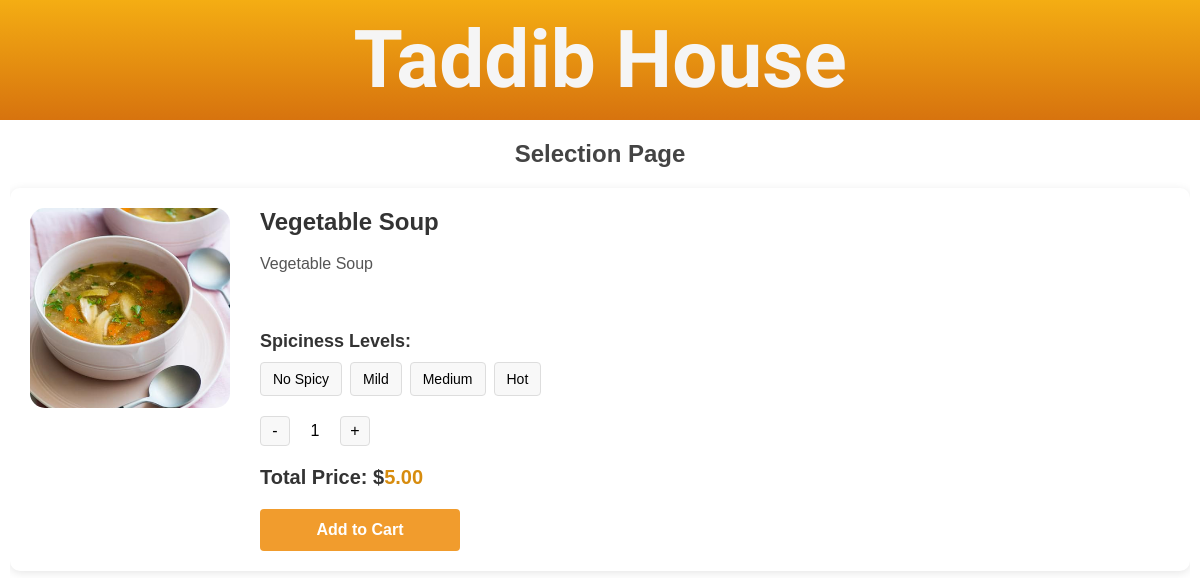
Before: /table/1/item/1 with the older database file.
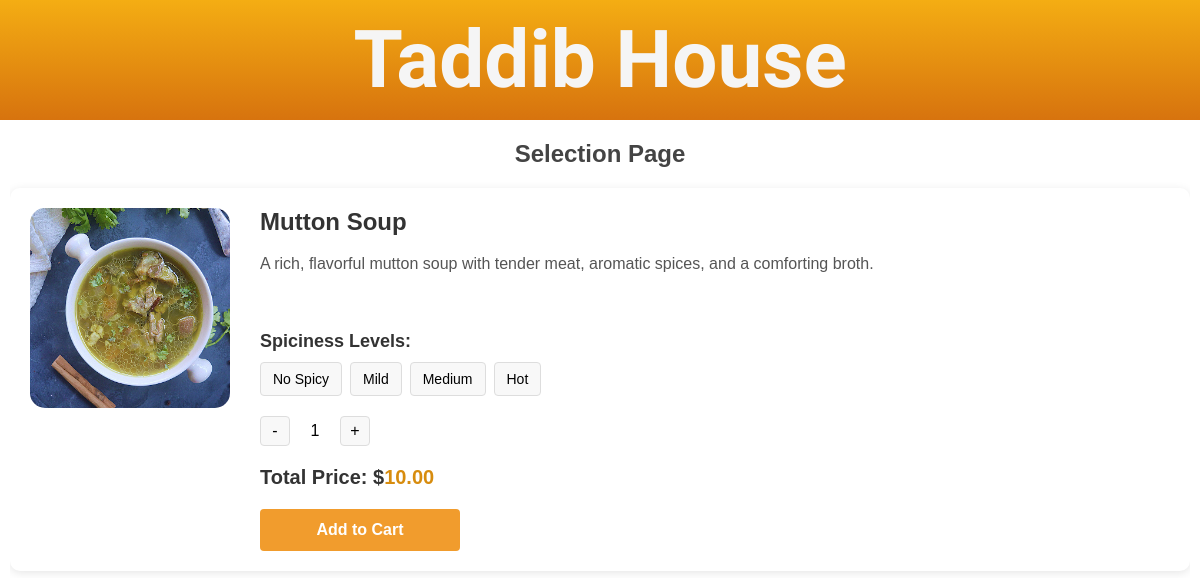
After: the same page with the newer database file.
### order/models.py (models this page shows, shortened)
class Item(models.Model):
    name = models.CharField(max_length=100)
    description = models.TextField(null=True, blank=True)
    category = models.ForeignKey(Category, on_delete=models.CASCADE, related_name='items')
    image = models.ImageField(blank=True, null=True)
    base_price = models.DecimalField(max_digits=6, decimal_places=2)
    has_meat_options = models.BooleanField(default=False)
    has_spicy_options = models.BooleanField(default=False)

### order/views.py (the view, shortened to what this page needs)
# urls.py: path("table/<int:table_id>/item/<int:item_id>", views.selection_view, name="selection_view"),
def selection_view(request, table_id, item_id):
    form = SelectionForm()
    item = get_object_or_404(Item, pk=item_id)
    table = get_object_or_404(Table, pk=table_id)
    spicylevels = SpicyLevel.objects.all() if item.has_spicy_options else None
    return render(request, 'order/selection_page.html',
                  {'item': item,
                   'form': form,
                   'table_id': table_id,
                   'spicylevels': spicylevels,
                   })

### order/templates/order/selection_page.html (shortened to what this page needs)
{% extends 'order/base.html' %} {% block content %}
<h2>Selection Page</h2>
<div class="product">
    <img class="product-photo" src="{{ item.image.url }}" alt="{{ item.name }}" width="100" height="100">
    <div class="product-content">
        <h3 class="product-name">{{ item.name }}</h3>
        <p class="product-description">{{ item.description }}</p>
        <div class="customization">
            <form class="item-customization" method="POST" action="{% url 'cart_add' table_id=table_id item_id=item.id %}">
                {% if item.has_spicy_options and spicylevels %}
                <h4>Spiciness Levels:</h4>
                <div class="button-group" id="spicy-options">
                    <button type="button" class="option-btn" data-value="" data-extra="0">No Spicy</button>
                    {% for level in spicylevels %}
                    <button type="button" class="option-btn" data-value="{{ level.id }}" data-extra="0">
                        {{ level.name }}
                    </button>
                    {% endfor %}
                </div>
                <input type="hidden" name="spicy_level" id="selected-spicy" value=""> {% endif %}
                <div class="quantity-selector">
                    <button type="button" id="decrease-qty">-</button>
                    <span id="quantity">1</span>
                    <button type="button" id="increase-qty">+</button>
                </div>
                <div class="total-price">Total Price: $<span id="total-price">{{ item.base_price }}</span></div>
                <button type="submit">Add to Cart</button>
            </form>
        </div>
    </div>
</div>
{% endblock %}

Changed rows visible on the page:
changed Item: image: a different picture; name "Vegetable Soup" → "Mutton Soup"; description "Vegetable Soup" → "A rich, flavorful mutton soup with tender meat, aromatic spices, and a comforting broth."; base_price "5.00" → "10.00"
